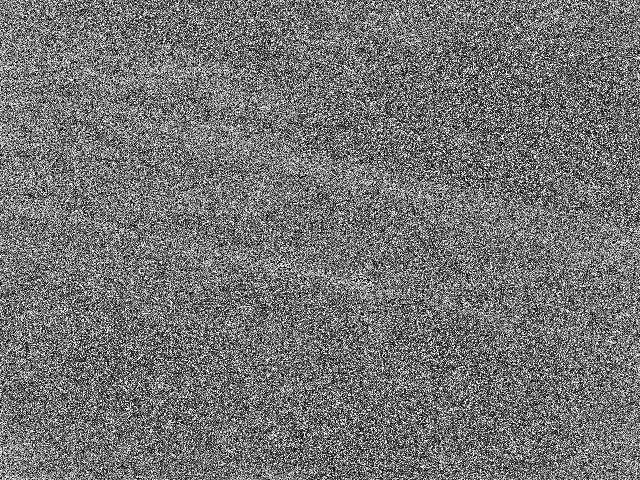
#> input picture Awe-Plugin-module-main/AwesomeDataEnhance/data_enhance/noisy_image_7.jpg, 640 x 480 px
$ python add_noise.py
#> lines starting #> are read from the running program, lines starting #| are printed output that depends on the picture
import numpy as np
from PIL import Image

def add_gaussian_noise(image, mean=0, std=25):
    np_image = np.array(image)
    noise = np.random.normal(mean, std, np_image.shape).astype(np.uint8)
    noisy_image = np.clip(np_image + noise, 0, 255).astype(np.uint8)
    return Image.fromarray(noisy_image)

# 示例调用
if __name__ == "__main__":
    image_path = "noisy_image_7.jpg"
    output_path = "noisy_image_8.jpg"

    image = Image.open(image_path)
#> image is the input picture: PIL image 640x480 L; min 0, max 255, mean 115.5
    noisy_image = add_gaussian_noise(image)
#> in add_gaussian_noise, `noisy_image = np.clip(np_image + noise, 0, 255).astype(np.uint8)`:
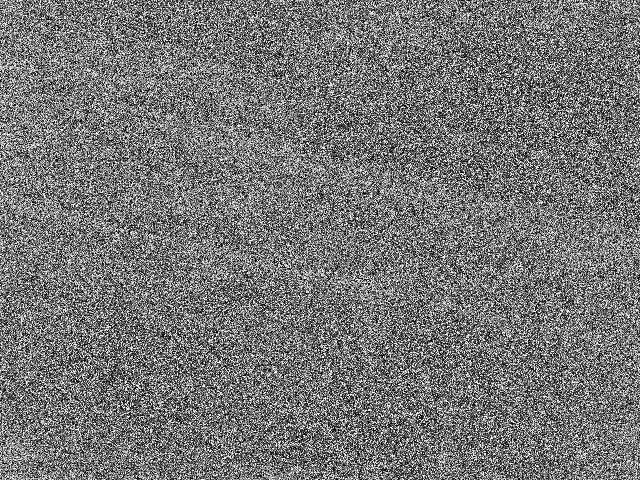
#> noisy_image: shape (480, 640); min 0, max 255, mean 117.8
    noisy_image.save(output_path)
    print(f"Saved noisy image: {output_path}")

$ run again, with Awe-Plugin-module-main/AwesomeDataEnhance/data_enhance/noisy_image_2.jpg copied over Awe-Plugin-module-main/AwesomeDataEnhance/data_enhance/noisy_image_7.jpg
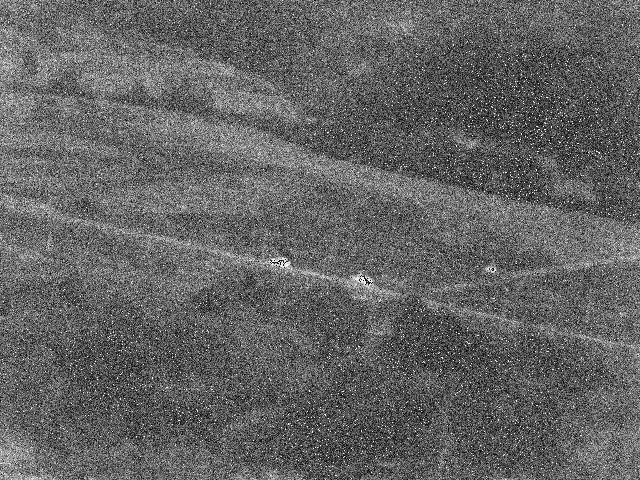
#> input picture Awe-Plugin-module-main/AwesomeDataEnhance/data_enhance/noisy_image_2.jpg, 640 x 480 px
#> image is the input picture: PIL image 640x480 L; min 0, max 255, mean 99.4
#> in add_gaussian_noise, `noisy_image = np.clip(np_image + noise, 0, 255).astype(np.uint8)`:
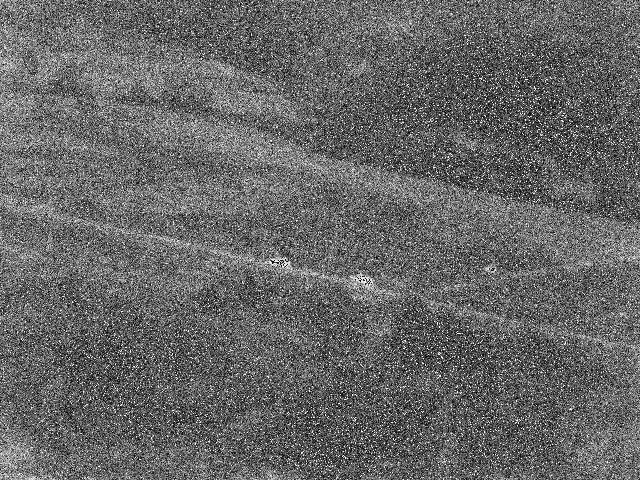
#> noisy_image: shape (480, 640); min 0, max 255, mean 102.7
